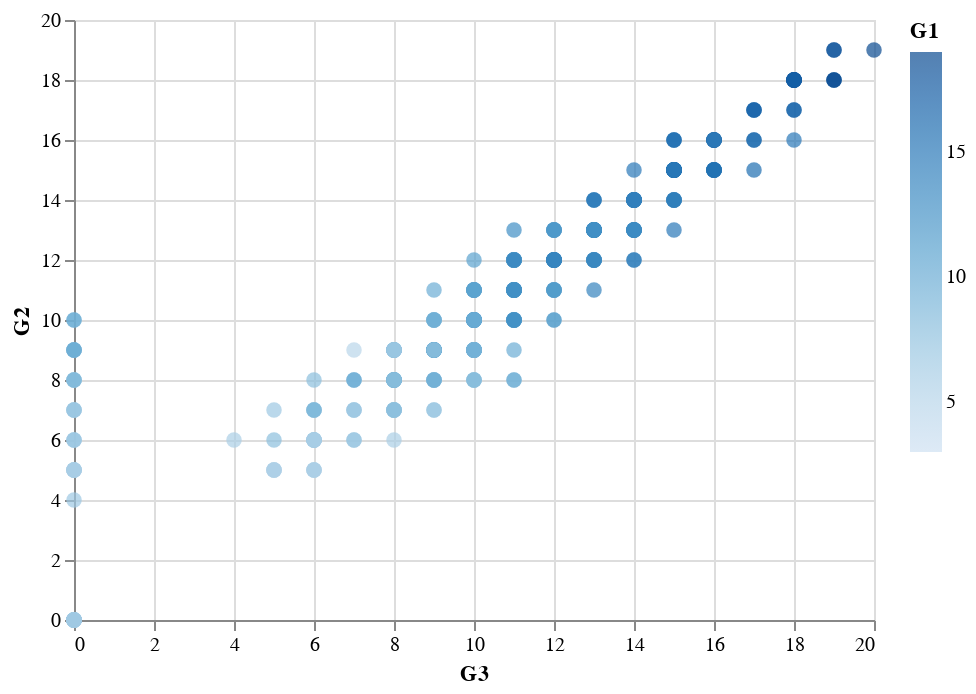

Notebook code cell kept with this figure:
### Code cell
alt.Chart(grade_df).mark_circle(size=60).encode(
    x='G3',
    y='G2',
    color='G1'
)

### Figure 1 — Vega-Lite specification as saved in the notebook (floating-point values rounded to 4 significant figures; data arrays with more than 128 entries replaced by an {"elided": "..."} marker saying what was removed)
{"config": {"view": {"continuousWidth": 400, "continuousHeight": 300}}, "data": {"name": "data-da412e7e73105cb3c6cec8d9cd0c4e80"}, "mark": {"type": "circle", "size": 60}, "encoding": {"color": {"type": "quantitative", "field": "G1"}, "x": {"type": "quantitative", "field": "G3"}, "y": {"type": "quantitative", "field": "G2"}}, "$schema": "https://vega.github.io/schema/vega-lite/v4.8.1.json", "datasets": {"data-da412e7e73105cb3c6cec8d9cd0c4e80": {"elided": "395 records"}}}
